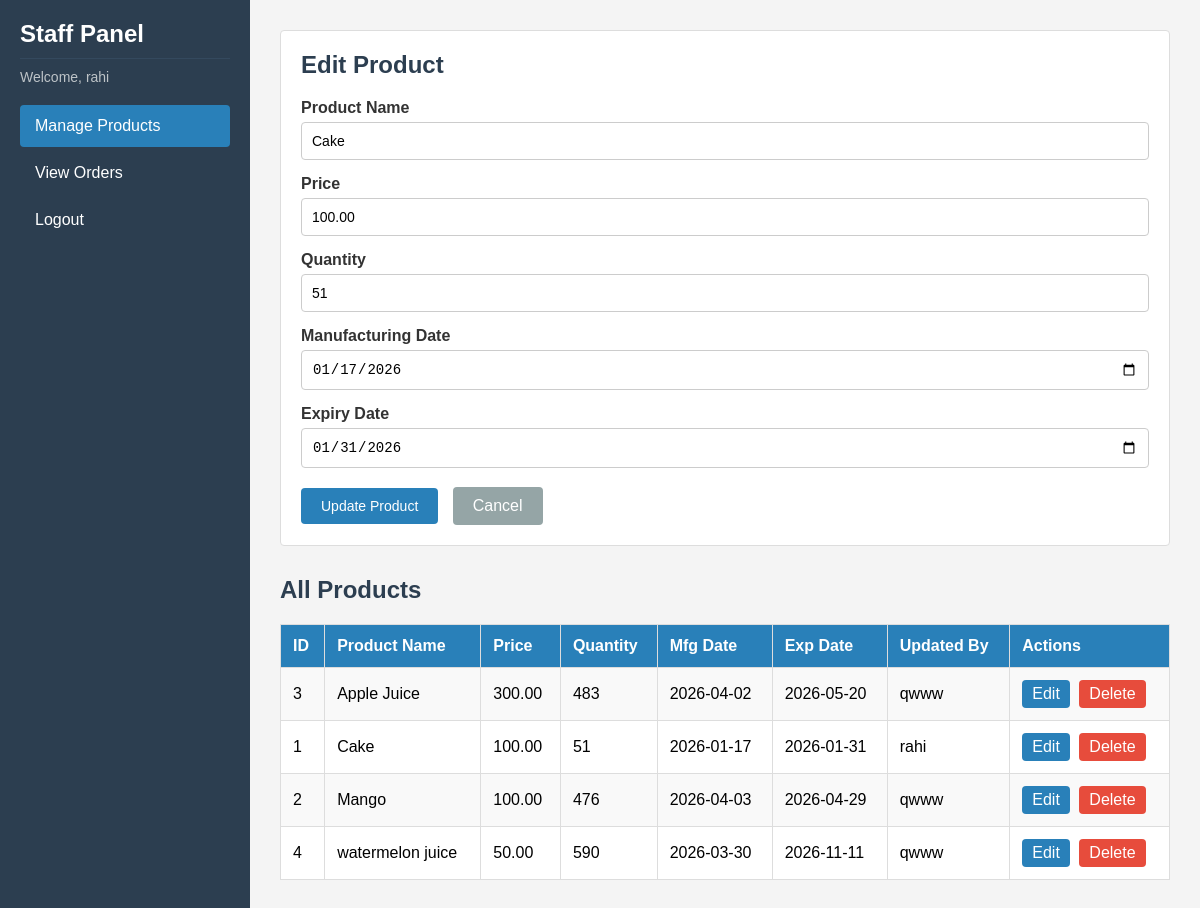
Screenshot of /Staff/view/staff_dashboard.php?edit=1 (signed in) with the database file from the repository.
### tables this page shows
CREATE TABLE `products` (
  `id` int(11) NOT NULL,
  `product_name` varchar(100) NOT NULL,
  `price` decimal(10,2) NOT NULL,
  `quantity` int(11) NOT NULL,
  `mfg` date NOT NULL,
  `exp` date NOT NULL,
  `updated_by` int(11) DEFAULT NULL,
  `updated_at` datetime DEFAULT current_timestamp() ON UPDATE current_timestamp()
);

CREATE TABLE `users` (
  `id` int(11) NOT NULL,
  `name` varchar(100) NOT NULL,
  `phone` varchar(15) NOT NULL,
  `email` varchar(100) NOT NULL,
  `password` varchar(100) NOT NULL,
  `role` varchar(20) NOT NULL
);

### staff/model/product_model.php (called while the page is built, shortened)
<?php
require_once('db_connect.php');
function getAllProducts() {
    global $conn;
    $sql = "SELECT p.*, u.name as updated_by_name
            FROM products p
            LEFT JOIN users u ON p.updated_by = u.id
            ORDER BY p.product_name";
    $result = $conn->query($sql);
    $products = array();
    while ($row = $result->fetch_assoc()) {
        $products[] = $row;
    }
    return $products;
}
function getProductById($id) {
    global $conn;
    $id = intval($id);
    $sql = "SELECT * FROM products WHERE id = $id";
    $result = $conn->query($sql);
    if ($result->num_rows == 1) {
        return $result->fetch_assoc();
    }
    return null;
}

### staff/view/staff_dashboard.php (the view, shortened to what this page needs)
<?php
require_once('../model/product_model.php');
$products = getAllProducts();
$editProduct = null;
if (isset($_GET['edit'])) {
    $editProduct = getProductById($_GET['edit']);
}
?>
<!DOCTYPE html>
<html>
<head>
    <link rel="stylesheet" href="../assets/dashboard.css">
</head>
<body>
<div class="dashboard">
    <div class="sidebar">
        <h2>Staff Panel</h2>
        <p>Welcome, <?php echo htmlspecialchars($_SESSION['user']['name']); ?></p>
        <a href="staff_dashboard.php" class="active">Manage Products</a>
        <a href="staff_orders.php">View Orders</a>
        <a href="../../common/controller/logout.php">Logout</a>
    </div>
    <div class="content">
        <div class="card">
            <h2><?php if ($editProduct) { echo 'Edit Product'; } else { echo 'Add New Product'; } ?></h2>
            <form action="../controller/product_controller.php" method="POST">
                <label>Product Name</label>
                <input type="text" name="product_name" placeholder="Enter product name"
                       value="<?php if ($editProduct) echo $editProduct['product_name']; ?>" required>
                <label>Price</label>
                <input type="number" name="price" placeholder="0.00" step="0.01" min="0"
                       value="<?php if ($editProduct) echo $editProduct['price']; ?>" required>
                <label>Quantity</label>
                <input type="number" name="quantity" placeholder="0" min="0"
                       value="<?php if ($editProduct) echo $editProduct['quantity']; ?>" required>
                <label>Manufacturing Date</label>
                <input type="date" name="mfg"
                       value="<?php if ($editProduct) echo $editProduct['mfg']; ?>" required>
                <label>Expiry Date</label>
                <input type="date" name="exp"
                       value="<?php if ($editProduct) echo $editProduct['exp']; ?>" required>
                <?php if ($editProduct): ?>
                    <button type="submit" name="update_product">Update Product</button>
                    <a href="staff_dashboard.php" class="btn-cancel">Cancel</a>
                <?php else: ?>
                    <button type="submit" name="add_product">Add Product</button>
                <?php endif; ?>
            </form>
        </div>
        <h2>All Products</h2>
        <table>
            <tr>
                <th>ID</th>
                <th>Product Name</th>
                <th>Price</th>
                <th>Quantity</th>
                <th>Mfg Date</th>
                <th>Exp Date</th>
                <th>Updated By</th>
                <th>Actions</th>
            </tr>
            <?php if (count($products) > 0): ?>
                <?php foreach ($products as $product): ?>
                <tr>
                    <td><?php echo $product['id']; ?></td>
                    <td><?php echo $product['product_name']; ?></td>
                    <td><?php echo number_format($product['price'], 2); ?></td>
                    <td><?php echo $product['quantity']; ?></td>
                    <td><?php echo $product['mfg']; ?></td>
                    <td><?php echo $product['exp']; ?></td>
                    <td><?php if ($product['updated_by_name']) { echo $product['updated_by_name']; } else { echo '-'; } ?></td>
                    <td>
                        <a href="staff_dashboard.php?edit=<?php echo $product['id']; ?>" class="btn-edit">Edit</a>
                        <a href="../controller/product_controller.php?delete=<?php echo $product['id']; ?>"
                           class="btn-delete"
                           onclick="return confirm('Delete this product?')">Delete</a>
                    </td>
                </tr>
                <?php endforeach; ?>
            <?php else: ?>
                <tr>
                    <td colspan="8">No products found.</td>
                </tr>
            <?php endif; ?>
        </table>
    </div>
</div>
</body>
</html>

### staff/assets/dashboard.css (style rules this page uses)
* { margin: 0; padding: 0; box-sizing: border-box; }
body { font-family: Arial, sans-serif; background-color: #f4f4f4; }
.dashboard { display: flex; min-height: 100vh; }
.sidebar { width: 250px; background-color: #2c3e50; color: white; padding: 20px; }
.sidebar h2 { color: white; margin-bottom: 10px; padding-bottom: 10px; border-bottom: 1px solid #34495e; }
.sidebar p { color: #bdc3c7; margin-bottom: 20px; font-size: 14px; }
.sidebar a { display: block; color: white; text-decoration: none; padding: 12px 15px; margin-bottom: 5px; border-radius: 4px; }
.sidebar a.active { background-color: #2980b9; }
.content { flex: 1; padding: 30px; }
.content h2 { color: #2c3e50; margin-bottom: 20px; }
.card { background-color: white; padding: 20px; border-radius: 4px; border: 1px solid #ddd; margin-bottom: 30px; }
.card h2 { margin-bottom: 20px; }
label { display: block; font-weight: bold; color: #333; margin-bottom: 5px; margin-top: 15px; }
label:first-of-type { margin-top: 0; }
input, select { width: 100%; padding: 10px; border: 1px solid #ccc; border-radius: 4px; font-size: 14px; }
button { background-color: #2980b9; color: white; padding: 10px 20px; border: none; border-radius: 4px; cursor: pointer; margin-top: 20px; font-size: 14px; }
table { width: 100%; border-collapse: collapse; background-color: white; }
th, td { padding: 12px; text-align: left; border: 1px solid #ddd; }
th { background-color: #2980b9; color: white; }
tr:nth-child(even) { background-color: #f9f9f9; }
.btn-edit { display: inline-block; background-color: #2980b9; color: white; padding: 5px 10px; border-radius: 4px; text-decoration: none; margin-right: 5px; }
.btn-delete { display: inline-block; background-color: #e74c3c; color: white; padding: 5px 10px; border-radius: 4px; text-decoration: none; }
.btn-cancel { display: inline-block; background-color: #95a5a6; color: white; padding: 10px 20px; border-radius: 4px; text-decoration: none; margin-left: 10px; }

### rows the page displays
products: product_name "Cake", price "100.00", quantity "51", mfg "01/17/2026", exp "01/31/2026", id "1", mfg "2026-01-17", exp "2026-01-31", updated_by.name "rahi"
products: id "3", product_name "Apple Juice", price "300.00", quantity "483", mfg "2026-04-02", exp "2026-05-20", updated_by.name "qwww"
products: id "2", product_name "Mango", price "100.00", quantity "476", mfg "2026-04-03", exp "2026-04-29", updated_by.name "qwww"
products: id "4", product_name "watermelon juice", price "50.00", quantity "590", mfg "2026-03-30", exp "2026-11-11", updated_by.name "qwww"

### other values shown
$_SESSION['user']['name'] "rahi"
